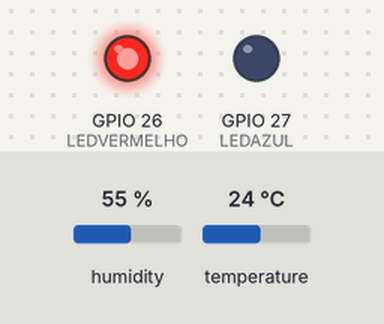
This sketch was run on a simulated ESP32. Parts: output pins drawn as LEDs (lit = HIGH). The test bench sets the inputs (shaded band); at power-on: temperature 24 °C, humidity 55 %. What the sketch prints to the serial monitor is not drawn.

Above: at 3.3 s.
3.4 s: temperature set to 12 °C
Timing chart, 0 to 6.4 s (numbered marks = the images above; inputs shaded):
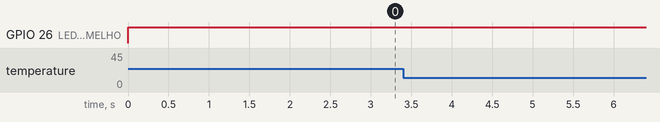

The sketch:

esp32-julia.ino
```cpp
#include <DHT.h> // INCLUINDO A BIBLIOTECA DHT NO CÓDIGO

#define DHTPIN 19 // DEFININDO O PINO DE ENTRADA DO DHT
#define DHTMODEL DHT22 // DEFININDO QUAL O MODELO DO DHT QUE VOU UTILIZAR

DHT dht (DHTPIN, DHTMODEL); // INCLUINDO TODAS AS VARIAVIES QUE INDIQUEI ANTES NO DHT

#define LEDVERMELHO 26
#define LEDAZUL 27

float temp, umid, hic;

void setup()
{
  Serial.begin(9600);
  dht.begin(); // LIGANDO O DHT
  pinMode(LEDVERMELHO, OUTPUT);
  pinMode(LEDAZUL, OUTPUT);
}

void loop()
{
  temp = dht.readTemperature(); // PEDINDO PARA O DHT REALIZAR A LEITURA DA VARIAVEL DE TEMPERATURA
  umid = dht.readHumidity(); // PEDINDO PARA O DHT REALIZAR A LEITURA DA VARIAVEL DE UMIDADE

// VERIFICA SE TEVE HOUVE ERRO DE LEITURA NO DHT
  if (isnan(umid) || isnan(temp)) {
    Serial.println("\nFalha na leitura!");
    return;
  }

  Serial.println("--- Temperatura: " + String(temp));
  Serial.println("--- Umidade: " + String(umid));
  Serial.println("--- IC: " + String(hic));

// FAZENDO O DHT CALCULAR O INDICE DE CALOR DE ACORDO COM AS VARIAVIES DE TEMP E UMID
  hic = dht.computeHeatIndex(temp, umid, false); // O "FALSE" DIZ PARA O SISTEMA QUE É PARA EXIBIR O RESULTADO EM ºC (CELSIUS)

  if (hic > 20) {
    digitalWrite(LEDVERMELHO, HIGH);
    Serial.println("\nATENÇÃO: indice de calor alto!");
  } else {
    Serial.println("\nATENÇÃO: indice de calor baixo!");
  }

// DELAY MINIMO PARA O DHT É DE 2000 (2seg)
  delay(2500);
}
```

Measured:
- after the input at 3.4 s, every drawn part: stays the same
